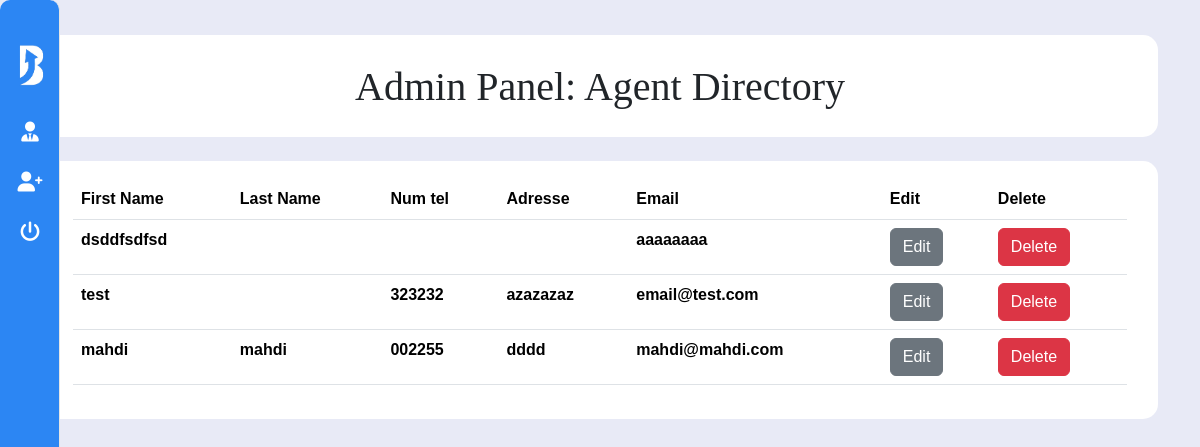
The page /projetphp-main/agentLists.php (signed in) on the database its author committed.
### tables this page shows
CREATE TABLE `user` (
  `User_id` int(10) NOT NULL,
  `Firstname` varchar(20) NOT NULL,
  `Lastname` varchar(20) NOT NULL,
  `Numtel` varchar(8) NOT NULL,
  `Date_N` date NOT NULL,
  `Adresse` varchar(30) NOT NULL,
  `Email` varchar(30) NOT NULL,
  `id_role` int(3) NOT NULL,
  `password` varchar(255) NOT NULL,
  `token` varchar(255) NOT NULL,
  `token_expires_at` datetime NOT NULL
);

### projetphp-main/agentLists.php (the view, shortened to what this page needs)
<?php
include 'config db.php';
if ($_SESSION['role']== 'admin') {
    $db->setAttribute(PDO::ATTR_ERRMODE, PDO::ERRMODE_EXCEPTION);
    $stmt = $db->query("SELECT * FROM user WHERE id_role=3");
    $users = $stmt->fetchAll(PDO::FETCH_ASSOC);
} else {
   header('Location: error.php');
    exit;
}
?>
<!DOCTYPE html>
<html lang="en" xmlns="http://www.w3.org/1999/html">
<head>
    <link href="https://cdn.jsdelivr.net/npm/bootstrap@5.3.3/dist/css/bootstrap.min.css" rel="stylesheet">
    <link rel="stylesheet" type="text/css" href="mainpage.css"></head>
<link rel="stylesheet" href="https://cdnjs.cloudflare.com/ajax/libs/font-awesome/6.0.0-beta3/css/all.min.css">
</head>
<body>
<?php
include "sidebar.php"
?>
<div class="container">
    <div class="col-12 px-0 mb-4 ">
        <div class="pagetitle">
            <h1>
                Admin Panel: Agent Directory
            </h1>
            <br>
        </div>
    </div>
    <div class="col-12 px-0 mb-4">
        <div class="container-box">
            <table class="table table-hover">
                <thead >
                <tr style="background: #0a53be">
                    <th >First Name</th>
                    <th >Last Name</th>
                    <th >Num tel</th>
                    <th>Adresse</th>
                    <th >Email</th>
                    <th> Edit</th>
                    <th> Delete</th>
                </tr>
                </thead>
                <tbody>
                <?php foreach ($users as $user) { ?>
                    <tr>
                        <th class="table-data"><?php echo $user['Firstname']; ?></th>
                        <th class="table-data"><?php echo $user['Lastname']; ?></th>
                        <th class="table-data"><?php echo $user['Numtel']; ?></th>
                        <th class="table-data"><?php echo $user['Adresse']; ?></th>
                        <th class="table-data"><?php echo $user['Email']; ?></th>
                        <th class="table-data">
                            <a href="updateuser.php?id=<?php echo $user['User_id']; ?>" class="btn btn-secondary">Edit</a>
                        </th>
                        <th > <button class="btn btn-danger" onclick="deleteUser(<?php echo $user['User_id']; ?>)">Delete</button></th>
                    </tr>
                <?php } ?>
                </tbody>
            </table>
        </div>
    </div>
</div>
</body>
</html>

### projetphp-main/mainpage.css (style rules this page uses)
body { background-color: #e8eaf6; }
.pagetitle { padding: 18px 31px; background-color: white; border-radius: 15px; display: flex; flex-direction: column-reverse; align-items: center; justify-content: flex-end; }
.container-box { padding: 18px 31px; background-color: white; border-radius: 15px; display: flex; flex-direction: column-reverse; align-items: center; justify-content: flex-end; }
.pagetitle h1 { margin-top:-14px; font-family: cursive; }
h1 { font-weight: 700; line-height: 1.125; font-size: clamp(1.5rem, 2.5vw, 2.5rem); }
* { margin: 0; padding: 0; box-sizing: border-box; font-family: 'Poppins', sans-serif }
.container { width: 100%; height: 100vh; background-color: #e8eaf6; padding: 35px; }
::placeholder { font-size: 14px }

### projetphp-main/sidebar.css (style rules this page uses)
body { background-color:#e8eaf6; }
html, body { height: 0%; }

### rows shown on the page
user: Firstname "dsddfsdfsd", Email "aaaaaaaa"
user: Firstname "test", Numtel "323232", Adresse "azazazaz", Email "email@test.com"
user: Firstname "mahdi", Lastname "mahdi", Numtel "002255", Adresse "dddd", Email "mahdi@mahdi.com"
